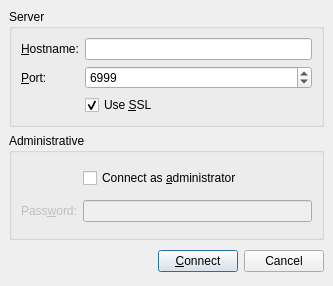
<ui version="4.0" >
 <author></author>
 <comment></comment>
 <exportmacro></exportmacro>
 <class>ConnectDialog</class>
 <widget class="QDialog" name="ConnectDialog" >
  <property name="geometry" >
   <rect>
    <x>0</x>
    <y>0</y>
    <width>333</width>
    <height>286</height>
   </rect>
  </property>
  <property name="windowTitle" >
   <string>Connect to Server</string>
  </property>
  <property name="modal" >
   <bool>true</bool>
  </property>
  <layout class="QGridLayout" >
   <property name="margin" >
    <number>9</number>
   </property>
   <property name="spacing" >
    <number>6</number>
   </property>
   <item row="1" column="0" >
    <widget class="QGroupBox" name="groupBox" >
     <property name="title" >
      <string>Administrative</string>
     </property>
     <layout class="QGridLayout" >
      <property name="margin" >
       <number>9</number>
      </property>
      <property name="spacing" >
       <number>6</number>
      </property>
      <item row="0" column="1" >
       <widget class="QCheckBox" name="adminCheckBox" >
        <property name="text" >
         <string>Connect as &amp;administrator</string>
        </property>
       </widget>
      </item>
      <item row="1" column="1" >
       <widget class="QLineEdit" name="adminLineEdit" >
        <property name="enabled" >
         <bool>false</bool>
        </property>
        <property name="echoMode" >
         <enum>QLineEdit::Password</enum>
        </property>
       </widget>
      </item>
      <item row="1" column="0" >
       <widget class="QLabel" name="adminLabel" >
        <property name="enabled" >
         <bool>false</bool>
        </property>
        <property name="text" >
         <string>Pass&amp;word:</string>
        </property>
        <property name="buddy" >
         <cstring>adminLineEdit</cstring>
        </property>
       </widget>
      </item>
     </layout>
    </widget>
   </item>
   <item row="0" column="0" >
    <widget class="QGroupBox" name="groupBox_2" >
     <property name="title" >
      <string>Server</string>
     </property>
     <layout class="QGridLayout" >
      <property name="margin" >
       <number>9</number>
      </property>
      <property name="spacing" >
       <number>6</number>
      </property>
      <item row="2" column="1" >
       <widget class="QCheckBox" name="sslCheckBox" >
        <property name="enabled" >
         <bool>true</bool>
        </property>
        <property name="whatsThis" >
         <string>&lt;html>&lt;head>&lt;meta name="qrichtext" content="1" />&lt;/head>&lt;body style=" white-space: pre-wrap; font-family:Sans Serif; font-size:9pt; font-weight:400; font-style:normal; text-decoration:none;">&lt;p style=" margin-top:0px; margin-bottom:0px; margin-left:0px; margin-right:0px; -qt-block-indent:0; text-indent:0px;">SSL is used to encrypt communication between AdderGUI and the Adder server. This is important, for example, to protect your password.&lt;/p>&lt;/body>&lt;/html></string>
        </property>
        <property name="text" >
         <string>Use &amp;SSL</string>
        </property>
        <property name="checkable" >
         <bool>true</bool>
        </property>
        <property name="checked" >
         <bool>true</bool>
        </property>
       </widget>
      </item>
      <item row="1" column="0" >
       <widget class="QLabel" name="label_2" >
        <property name="text" >
         <string>&amp;Port:</string>
        </property>
        <property name="buddy" >
         <cstring>portSpinBox</cstring>
        </property>
       </widget>
      </item>
      <item row="1" column="1" >
       <widget class="QSpinBox" name="portSpinBox" >
        <property name="whatsThis" >
         <string>&lt;html>&lt;head>&lt;meta name="qrichtext" content="1" />&lt;/head>&lt;body style=" white-space: pre-wrap; font-family:Sans Serif; font-size:9pt; font-weight:400; font-style:normal; text-decoration:none;">&lt;p style=" margin-top:0px; margin-bottom:0px; margin-left:0px; margin-right:0px; -qt-block-indent:0; text-indent:0px;">Enter the port of the Adder server. By default, this is '6999'.&lt;/p>&lt;/body>&lt;/html></string>
        </property>
        <property name="maximum" >
         <number>65536</number>
        </property>
        <property name="value" >
         <number>6999</number>
        </property>
       </widget>
      </item>
      <item row="0" column="1" >
       <widget class="QLineEdit" name="hostnameLineEdit" >
        <property name="toolTip" >
         <string/>
        </property>
        <property name="whatsThis" >
         <string>&lt;html>&lt;head>&lt;meta name="qrichtext" content="1" />&lt;/head>&lt;body style=" white-space: pre-wrap; font-family:Sans Serif; font-size:9pt; font-weight:400; font-style:normal; text-decoration:none;">&lt;p style=" margin-top:0px; margin-bottom:0px; margin-left:0px; margin-right:0px; -qt-block-indent:0; text-indent:0px;">Enter the hostname of the Adder server here. This could be a hostname such as 'adder.server.com', or an IP address such as '127.0.0.1'.&lt;/p>&lt;/body>&lt;/html></string>
        </property>
       </widget>
      </item>
      <item row="0" column="0" >
       <widget class="QLabel" name="label" >
        <property name="text" >
         <string>&amp;Hostname:</string>
        </property>
        <property name="buddy" >
         <cstring>hostnameLineEdit</cstring>
        </property>
       </widget>
      </item>
     </layout>
    </widget>
   </item>
   <item row="2" column="0" >
    <layout class="QHBoxLayout" >
     <property name="margin" >
      <number>0</number>
     </property>
     <property name="spacing" >
      <number>6</number>
     </property>
     <item>
      <spacer>
       <property name="orientation" >
        <enum>Qt::Horizontal</enum>
       </property>
       <property name="sizeHint" >
        <size>
         <width>131</width>
         <height>31</height>
        </size>
       </property>
      </spacer>
     </item>
     <item>
      <widget class="QPushButton" name="connectButton" >
       <property name="text" >
        <string>&amp;Connect</string>
       </property>
       <property name="default" >
        <bool>true</bool>
       </property>
      </widget>
     </item>
     <item>
      <widget class="QPushButton" name="cancelButton" >
       <property name="text" >
        <string>Cancel</string>
       </property>
       <property name="flat" >
        <bool>false</bool>
       </property>
      </widget>
     </item>
    </layout>
   </item>
  </layout>
 </widget>
 <pixmapfunction></pixmapfunction>
 <tabstops>
  <tabstop>hostnameLineEdit</tabstop>
  <tabstop>portSpinBox</tabstop>
  <tabstop>sslCheckBox</tabstop>
  <tabstop>adminCheckBox</tabstop>
  <tabstop>adminLineEdit</tabstop>
  <tabstop>cancelButton</tabstop>
  <tabstop>connectButton</tabstop>
 </tabstops>
 <resources/>
 <connections>
  <connection>
   <sender>cancelButton</sender>
   <signal>clicked()</signal>
   <receiver>ConnectDialog</receiver>
   <slot>reject()</slot>
   <hints>
    <hint type="sourcelabel" >
     <x>322</x>
     <y>274</y>
    </hint>
    <hint type="destinationlabel" >
     <x>301</x>
     <y>102</y>
    </hint>
   </hints>
  </connection>
 </connections>
</ui>
